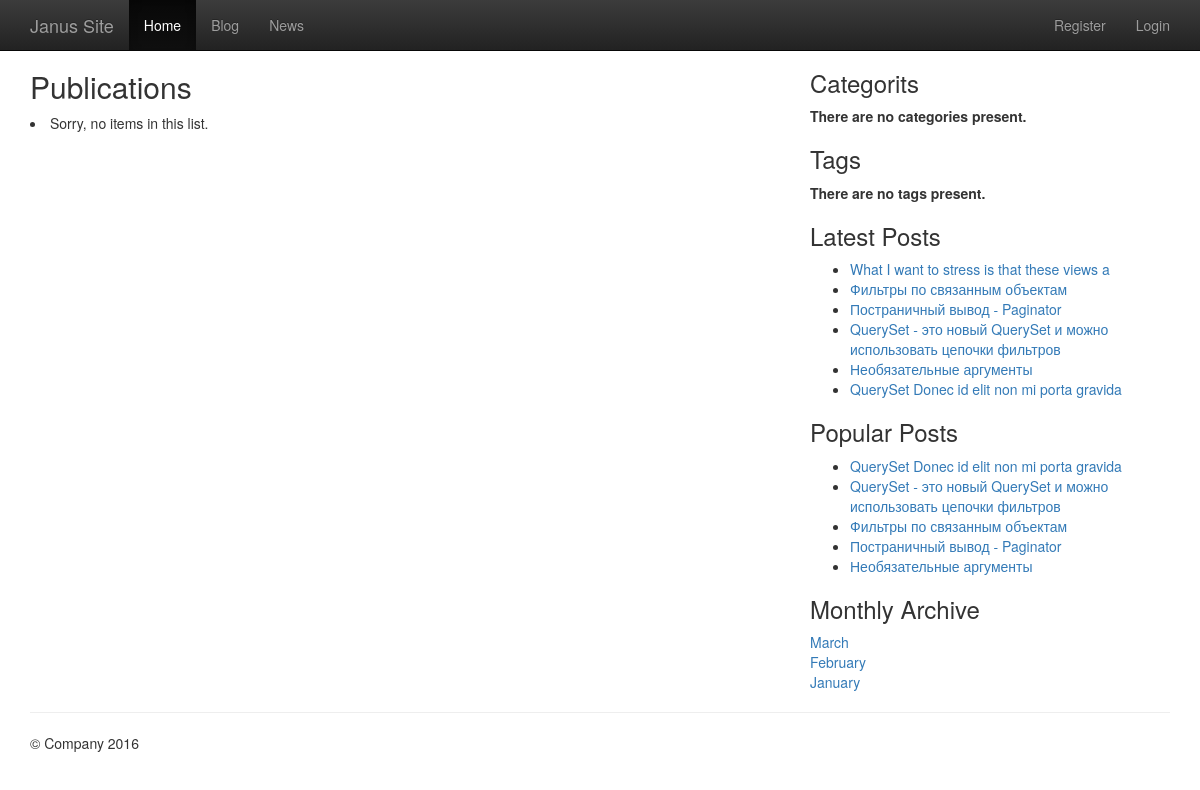
The app's page /blog/archive/2016/3/ with its own data.
### blog/models.py (models this page shows, shortened)
@python_2_unicode_compatible
class Article(models.Model):
    ARTICLE_STATUS = (
        ('D', 'Not Reviewed'),
        ('P', 'Published'),
        ('E', 'Expired'),
    )
    title = models.CharField(max_length=100, unique=True)
    slug = models.SlugField(max_length=100, unique=True, verbose_name='slug')
    status = models.IntegerField(default=0)
    content = models.TextField()
    status = models.CharField(max_length=1, choices=ARTICLE_STATUS, default='D')
    category = models.ForeignKey(Category, verbose_name="the related category")
    tags = models.ManyToManyField(Tag, verbose_name="the related tags", related_name="keyword_set", blank=True)
    views = models.IntegerField(default=0)
    publish_date = models.DateTimeField(auto_now=True, editable=False, help_text="Please use the following format: <em>YYYY-MM-DD</em>.")
    created_date = models.DateTimeField(auto_now_add=True, editable=False)
    def was_published_recently(self):
        return self.publish_date >= timezone.now() - datetime.timedelta(days=1)
    was_published_recently.admin_order_field = 'publish_date'
    was_published_recently.boolean = True
    was_published_recently.short_description = 'Published recently?'

### blog/views.py (the view)
# urls.py: url(r"^archive/(\d+)/(\d+)/$", views.monthly_archive , name='archive'),
def monthly_archive(request, year, month):
    posts = Article.objects.filter(created_date__year=year, created_date__month=month)
    paginator = Paginator(posts, 2)
    try: page = int(request.GET.get("page", '1'))
    except ValueError: page = 1
    try:
        posts = paginator.page(page)
    except (InvalidPage, EmptyPage):
        posts = paginator.page(paginator.num_pages)
    return render(request,"blog/month_archive.html",dict(blog_list=posts, months=monthly_archive_list(), archive=True))

### blog/templatetags/latest_posts.py (called while the page is built)
@register.inclusion_tag('blog/_latest_posts.html') # регистрируем тег и подключаем шаблон _latest_posts
def latest_posts():
    posts = Article.objects.order_by('-publish_date').filter(status='P')[:6]
    return locals()

### blog/templatetags/popular_posts.py (called while the page is built)
@register.inclusion_tag('blog/_popular_posts.html') # регистрируем тег и подключаем шаблон _popular_posts
def popular_posts():
    posts = Article.objects.filter(views__gte=5).filter(status='P')[:6]
    return locals()

### blog/views.py (called while the page is built)
def monthly_archive_list():
    if not Article.objects.count(): return []
    year, month = time.localtime()[:2]
    first = Article.objects.order_by("created_date")[0]
    fyear = first.created_date.year
    fmonth = first.created_date.month
    months = []
    for y in range(year, fyear-1, -1):
        start, end = 12, 0
        if y == year: start = month
        if y == fyear: end = fmonth-1
        for m in range(start, end, -1):
            months.append((y, m, month_name[m]))
    return months

### templates/blog/month_archive.html (shortened to what this page needs)
{% extends "base.html" %}
{% load latest_posts popular_posts %}
{% block content %}
      <div class="row">
        <div class="col-md-8">
          <h2>Publications</h2>
              {% if blog_list %}
                {% for item in blog_list %}
                  <h3><a href ="{% url 'blog:detail' item.slug %}">{{ item.title }}</a></h3>
                    <p><a class="btn btn-default" href="{% url 'blog:detail' item.slug %}" role="button">View details &raquo;</a></p>
                {% endfor %}
              {% else %}
                <li>Sorry, no items in this list.</li>
              {% endif %}
        </div>
        <div class="col-md-4">
          <h3>Categorits</h3>
          {% if categories_list %}
            <ul>
                {% for category in categories_list %}
                <li><a href ="{% url 'blog:category' category.slug %}">{{ category.name }}</a></li>
                {% endfor %}
            </ul>
            {% else %}
            <strong>There are no categories present.</strong>
          {% endif %}
          <h3>Tags</h3>
          {% if tags_name %}
            <ul>
                {% for tag in tags_name %}
                <li><a href ="">{{ tag.name }}</a></li>
                {% endfor %}
            </ul>
            {% else %}
            <strong>There are no tags present.</strong>
          {% endif %}
          <h3>Latest Posts</h3>
          <div>
          {% latest_posts %}
          </div>
          <h3>Popular Posts</h3>
          <div>
          {% popular_posts %}
          </div>
          <h3>Monthly Archive</h3>
          <div>
          {% for month in months %}
            <a href="{% url 'blog:archive' month.0 month.1 %}">{{ month.2 }}</a> <br />
        {% endfor %}
        </div>
       </div>
      </div>
{% endblock content %}

### templates/blog/_latest_posts.html
<ul>
  {% for p in posts %}
    <li><a href="{% url 'blog:detail' p.slug %}">{{ p.title }}</a>
  {% endfor %}
</ul>

### templates/blog/_popular_posts.html
<ul>
  {% for p in posts %}
    <li><a href="{% url 'blog:detail' p.slug %}">{{ p.title }}</a>
  {% endfor %}
</ul>

### templates/includes/header.html (style rules this page uses)
body { padding-top: 50px; padding-bottom: 20px; }

### records on screen
Article: title "What I want to stress is that these views a"
Article: title "Фильтры по связанным объектам"
Article: title "Постраничный вывод - Paginator"
Article: title "QuerySet - это новый QuerySet и можно использовать цепочки фильтров"
Article: title "Необязательные аргументы"
Article: title "QuerySet Donec id elit non mi porta gravida"

### other values on screen
{{ month.2 }} "March" "February" "January"
